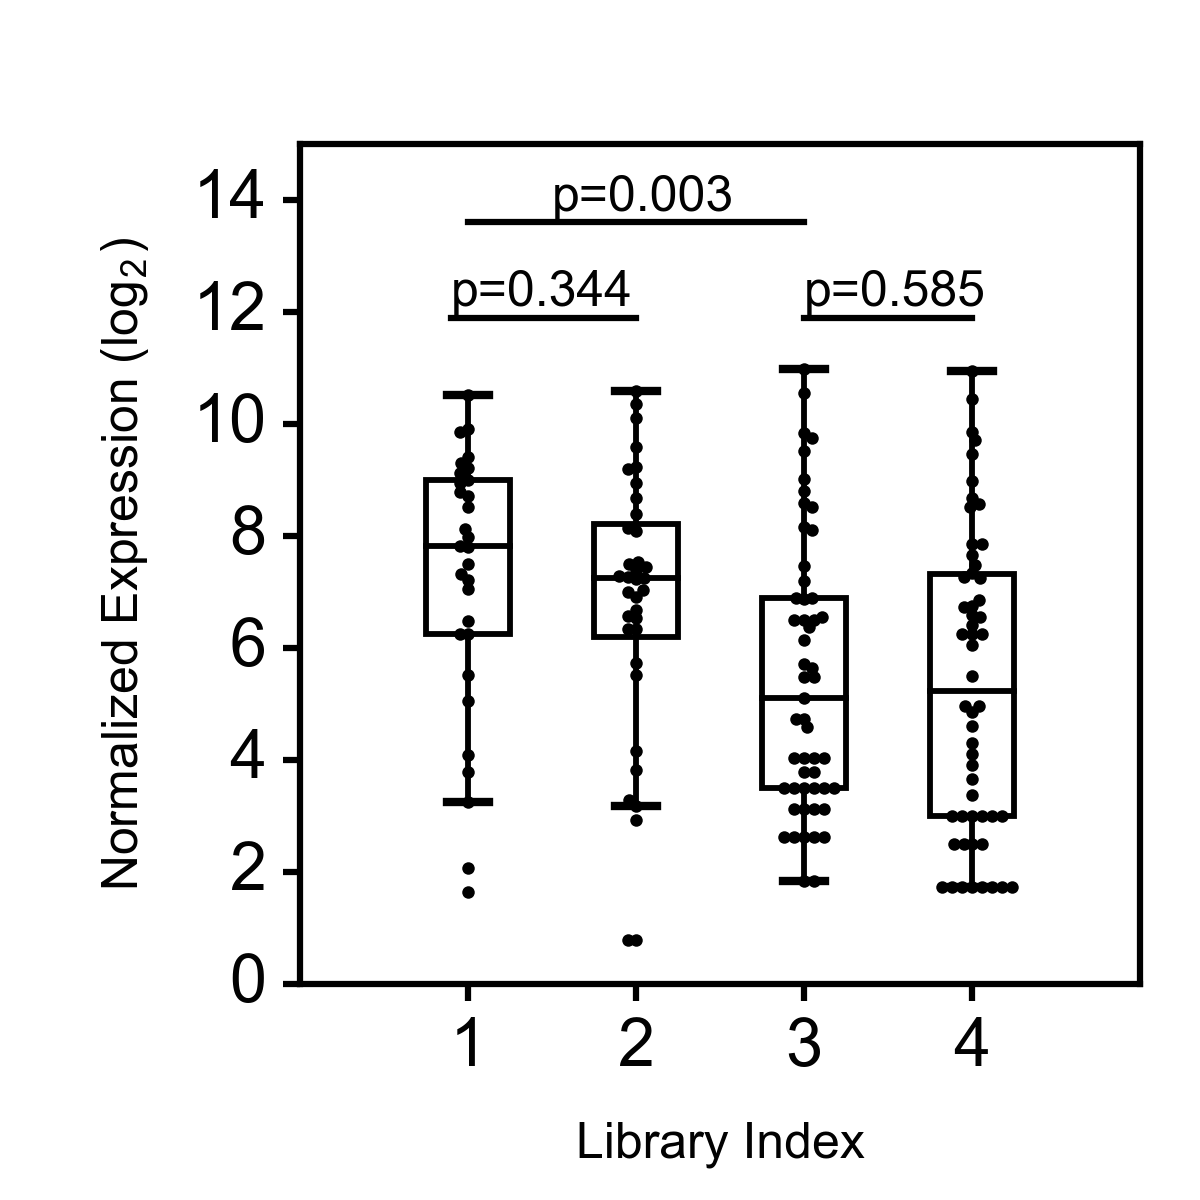

Source code (Python):
import matplotlib.pyplot as plt
import matplotlib.patches as mplpatches
import numpy as np
import scipy.stats as stats
import math

plt.style.use('BME163.mplstyle')#if throws error, remove '.mplstyle'

plt.figure(figsize=(2,2))

panel1=plt.axes([0.25,0.18,.7,.7])

bins = np.arange(1,5,1)
thisDict = {key:[] for key in bins}
indexDict = {}
normExpList = []
neList = []
indexNameList = []
inList = []
countList = []




for line in open('BME163_Input_data2.psl'):
    split_line=line.strip().split('\t')
    tScript=split_line[13]
    #read = split_line[9]
    index=int(split_line[9][0])
    indexNameList = []
    if index not in indexDict.keys():
        indexDict[index] = {}
    elif tScript not in indexDict[index].keys():
        indexDict[index][tScript] = 1
    else:
        count = indexDict[index][tScript]
        count += 1
        indexDict[index][tScript] = count

for infoDict in indexDict.values():
    denominator = 0
    collectList = []
    for count in infoDict.values():
        denominator += count
    for count in infoDict.values():
        normExp = np.log2(((count/denominator)*10000)+1)
        collectList.append(normExp)
    neList.append(collectList)

p_value1 = stats.mannwhitneyu(neList[0], neList[1],alternative='two-sided')
p_value2 = stats.mannwhitneyu(neList[0], neList[2],alternative='two-sided')
p_value3 = stats.mannwhitneyu(neList[2], neList[3],alternative='two-sided')


plt.text(.9,12.1,'p={}'.format(round(p_value1[1],3)),fontsize=6)
plt.plot([.9, 2], [11.9, 11.9], color='black', linestyle='-', linewidth=.75)

plt.text(1.5,13.8,'p={}'.format(round(p_value2[1],3)),fontsize=6)
plt.plot([1, 3], [13.6, 13.6], color='black', linestyle='-', linewidth=.75)

plt.text(3,12.1,'p={}'.format(round(p_value3[1],3)),fontsize=6)
plt.plot([3, 4], [11.9, 11.9], color='black', linestyle='-', linewidth=.75)

bp=panel1.boxplot(neList, positions= [1,2,3,4], patch_artist=True, widths=.5)


for box in bp['boxes']:
    box.set(edgecolor='black',facecolor='white',linewidth=1)
for whisker in bp['whiskers']:
    whisker.set(color='black', linestyle='-',linewidth=1)
for median in bp['medians']:
    median.set(color='black', linestyle='-',linewidth=1)
for flier in bp['fliers']:
    flier.set(markersize=0)

step_size=0.01
cutoff=0.05

for num,data in enumerate(neList):
    center = num +1
    left_bound=center - .75
    right_bound=center + 1.25
    placed_points=[]
    for y_value in data:
        if len(placed_points)==0:
            placed_points.append((center, y_value))
        else:
            potential_x_position=[]
            for x_position in np.arange(left_bound,right_bound, step_size):
                distances=[]
                for placed_point in placed_points:
                    distance=((x_position-placed_point[0])**2+((y_value-placed_point[1])/3)**2)**0.5
                    distances.append(distance)
                if min(distances)>cutoff:
                    potential_x_position.append(x_position)
            if len(potential_x_position)>0:
                 best_x_position=sorted(potential_x_position,key=lambda x: np.absolute(x-center))[0]
                 placed_points.append((best_x_position,y_value)) 
            else:
                 print('point not placed: ',y_value)
    for point in placed_points:
        panel1.plot(point[0],point[1],marker='o',ms=1.5,mfc='black', mew=0,linewidth=0)



for box in bp['boxes']:
    box.set(edgecolor='black',facecolor='white',linewidth=.7)
for whisker in bp['whiskers']:
    whisker.set(color='black', linestyle='-',linewidth=.7)
for median in bp['medians']:
    median.set(color='black', linestyle='-',linewidth=.7)
for flier in bp['fliers']:
    flier.set(markersize=0)


panel1.set_xticks(bins)
panel1.set_yticks(np.arange(0,16,2))

panel1.set_xlabel('Library Index', fontsize=6)
panel1.set_ylabel('Normalized Expression (log$\mathregular{_2}$)', fontsize=6)

panel1.tick_params(axis='both',which='both',\
                   bottom='on', labelbottom='on',\
                   left='on', labelleft='on',\
                   right='off', labelright='off',\
                   top='off', labeltop='off')


panel1.set_xlim(0,5)
panel1.set_ylim(0,15)

plt.savefig('Gustincic_Mark_BME163_Assignment_Week4.pdf')



        





    
    
